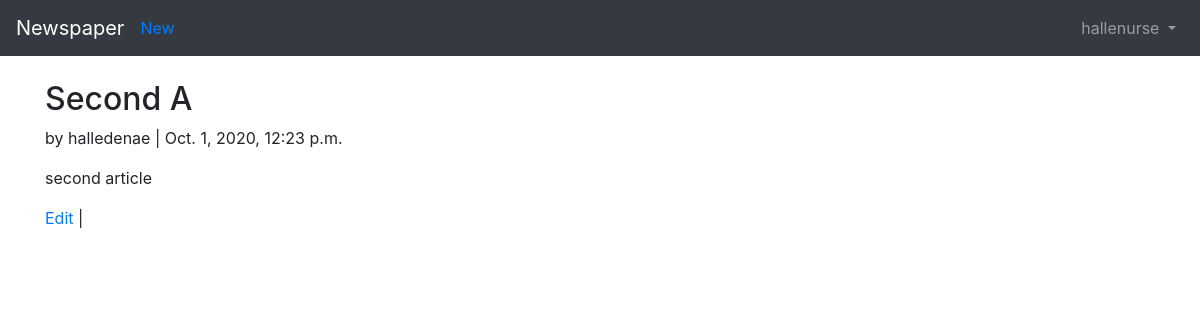
/articles/2/ (signed in), run on the app's committed database.
### users/models.py (models this page shows)
class CustomUser(AbstractUser):
    age = models.PositiveIntegerField(null=True, blank=True)

### articles/models.py (models this page shows, shortened)
class Article(models.Model):
    title = models.CharField(max_length=255)
    body = models.TextField()
    date = models.DateTimeField(auto_now_add=True)
    author = models.ForeignKey(
        get_user_model(),
        on_delete=models.CASCADE,
    )

### articles/views.py (the view)
# urls.py: path('<int:pk>/', ArticleDetailView.as_view(), name='article_detail'),
class ArticleDetailView(LoginRequiredMixin, DetailView):
    model = Article
    template_name = 'article_detail.html'
    login_url = 'login'

### templates/article_detail.html (shortened to what this page needs)
{% extends 'base.html' %}
{% block content %}
<div class="article-entry">
	<h2>{{ object.title }}</h2>
		<p>by {{ object.author }} | {{object.date }}</p>
		<p>{{ object.body }}</p>
	</div>
	<p><a href="{% url 'article_edit' article.pk %}">Edit</a> |
		<a href='{% url 'article_delete' article.pk %}">Delete</a></p>
{% endblock content %}

### templates/base.html (shortened to what this page needs)
<!doctype html>
<html lang="en">
  <head>
    <link rel="stylesheet"
    href="https://stackpath.bootstrapcdn.com/bootstrap/4.1.3/css/bootstrap.min.css"
>
  </head>
  <body>
    <nav class="navbar navbar-expand-md navbar-dark bg-dark mb-4">
    	<a class="navbar-brand" href="{% url 'home' %}">Newspaper</a>
		{% if user.is_authenticated %}
	  		<ul class="navbar-nav mr-auto">
				<li class="nav-item"><a href="{% url 'article_new' %}">New</a></li>
			</ul>
		{% endif %}
    <div class="collapse navbar-collapse" id="navbarCollapse">
      {% if user.is_authenticated %}
        <ul class="navbar-nav ml-auto">
          <li class="nav-item">
            <a class="nav-link dropdown-toggle" href="#" id="userMenu"
              data-toggle="dropdown" aria-haspopup="true"
              aria-expanded="false">
              {{ user.username }}
            </a>
          </li>
        </ul>
      {% endif %}
    </div>
  </nav>
  <div class="container">
    {% block content %}
    {% endblock content %}
  </div>
  </body>
</html>

### data on the page
CustomUser: username "hallenurse"
Article: title "Second A", author "halledenae", date "Oct. 1, 2020, 12:23 p.m.", body "second article"
